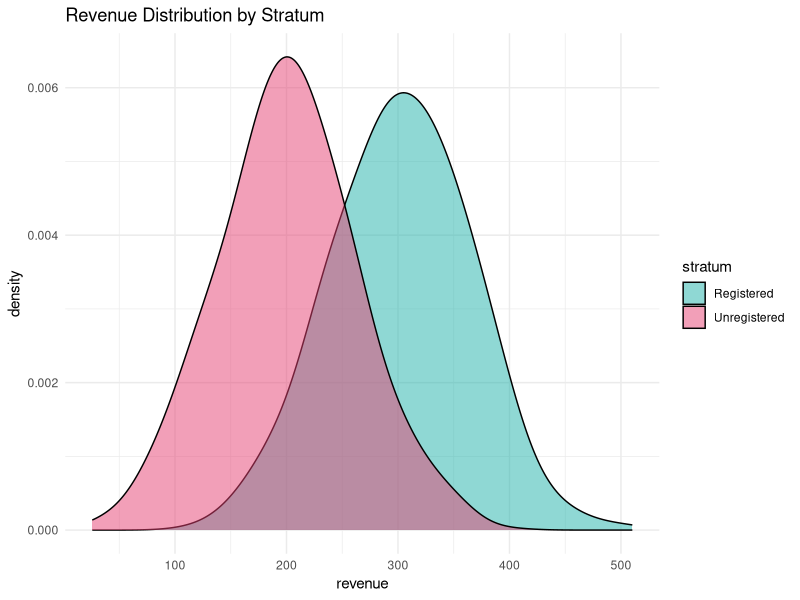
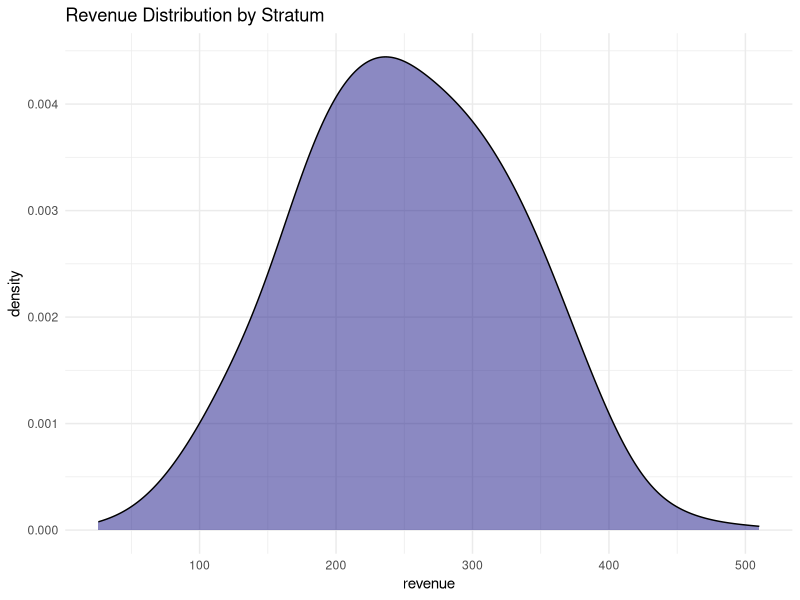

Recreate these plots in R, in order. (Note: a time limit stopped this script after it produced the figures.)
## ---- chunk 1
#| label: setup-r
#| include: false

library(tidyverse)

red_pink   = "#e64173"
turquoise  = "#20B2AA"
orange     = "#FFA500"
red        = "#fb6107"
blue       = "#181485"
navy       = "#150E37FF"
green      = "#8bb174"
yellow     = "#D8BD44"
purple     = "#6A5ACD"
slate      = "#314f4f"
## ---- chunk 2
alpha  <- 0.05
beta  <- 0.2
mu_control <- 250
effect <- 10
mu_exp <- mu_control + effect
std  <- 80

z_alpha <- qnorm(1 - alpha / 2)
z_beta <- qnorm(1 - beta)
var  <-  2 * std^2 # assuming equal variance
sample_size  <- ceiling((z_alpha + z_beta)^2 * var / effect^2)
cat("Required group size:", sample_size, "\n")
## ---- chunk 3
#| code-fold: true
set.seed(123)

results <- map_dfr(1:1000, ~ {
    control_one <- rnorm(sample_size, mu_control, std)
    control_two <- rnorm(sample_size, mu_control, std)
    exp <- rnorm(sample_size, mu_exp, std)

    FPR <- t.test(control_one, control_two, var.equal = TRUE)$p.value < alpha
    power <- t.test(control_one, exp, var.equal = TRUE)$p.value < alpha

    tibble(FPR = FPR, Power = power)
})

FPR_mean <- mean(results$FPR)
FPR_ci <- binom.test(sum(results$FPR), nrow(results), p = alpha, conf.level = 0.95)$conf.int
Power_mean <- mean(results$Power)
Power_ci <- binom.test(sum(results$Power), nrow(results), p = 1 - beta, conf.level = 0.95)$conf.int
cat("FPR:", FPR_mean, "\n", 
    "FPR CI:", FPR_ci, "\n",
    "Power:", Power_mean, "\n", 
    "Power CI:", Power_ci, "\n")
## ---- chunk 4
set.seed(123)
n_total <- 10000
control_user_ids <- sample(1:n_total, sample_size)
exp_user_ids <- setdiff(1:n_total, control_user_ids) %>% 
    sample(sample_size)

user_groups <- bind_rows(
    tibble(user_id = control_user_ids, group = "control"),
    tibble(user_id = exp_user_ids, group = "exp")
)
## ---- chunk 5
set.seed(123)
revenue_data <- tibble(
    user_id = 1:n_total,
    revenue = ifelse(user_id %in% control_user_ids, 
                     rnorm(sample_size, mu_control, std), 
                     rnorm(sample_size, mu_exp, std))
)
revenue_data %>% slice_sample(n = 5)
## ---- chunk 6
revenue_data_exp <- revenue_data %>%
    left_join(user_groups, by = "user_id") %>%
    drop_na() %>% 
    mutate(group = factor(group, levels = c("exp", "control")))

results <- revenue_data_exp %>%
    group_by(group) %>%
    summarise(mean_revenue = mean(revenue), 
              sd_revenue = sd(revenue), 
              n = n())
t_test_result <- t.test(revenue ~ group, data = revenue_data_exp, var.equal = TRUE)
cat("T-test p-value:", t_test_result$p.value, "\n",
    "CI:", t_test_result$conf.int, "\n")
## ---- chunk 7
#| layout-ncol: 2
set.seed(123)
strata_data <- tibble(
    stratum = rep(c("Unregistered", "Registered"), each = 1000),
    revenue = c(rnorm(1000, 200, 62), rnorm(1000, 300, 62))
)
ggplot(strata_data, aes(x = revenue, fill = stratum)) +
    geom_density(position = "identity", alpha = 0.5, adjust = 1.5) +
    labs(title = "Revenue Distribution by Stratum") +
    theme_minimal() +
    scale_fill_manual(values = c("Unregistered" = red_pink, "Registered" = turquoise))

ggplot(strata_data, aes(x = revenue)) +
    geom_density(position = "identity", alpha = 0.5, adjust = 1.5, fill=blue) +
    labs(title = "Revenue Distribution by Stratum") +
    theme_minimal()
## ---- chunk 8
#| code-fold: true
set.seed(123)

get_stratified_data <- function(stratum, n) {
    tibble(
        user_id = sample(1:10000, n),
        revenue = rnorm(n, mean = ifelse(stratum == "Registered", 300, 200), sd = 62),
        stratum = stratum
    )
}
stratum_sizes <- c(Registered = 5000, Unregistered = 5000)

result <- map_lgl(1:1000, ~ {
    stratified_data <- bind_rows(
        get_stratified_data("Registered", stratum_sizes["Registered"]),
        get_stratified_data("Unregistered", stratum_sizes["Unregistered"])
    )
    
    control_user_stratified <- stratified_data %>%
        group_by(stratum) %>%
        slice_sample(n = ceiling(sample_size / 2)) %>%
        ungroup()
    
    exp_user_stratified <- stratified_data %>%
        filter(!user_id %in% control_user_stratified$user_id) %>%
        group_by(stratum) %>%
        slice_sample(n = ceiling(sample_size / 2)) %>%
        ungroup()
    
    user_groups_stratified <- bind_rows(
        control_user_stratified %>% mutate(group = "control"),
        exp_user_stratified %>% mutate(group = "exp")
    )
    
    t.test(revenue ~ group, data = user_groups_stratified, var.equal = TRUE)$p.value < 0.05
})

cat("FPR:", mean(result), "\n",
    "FPR CI:", binom.test(sum(result), length(result), p = 0.05, conf.level = 0.95)$conf.int, "\n")
## ---- chunk 9
#| code-fold: true

set.seed(123)

get_stratified_data_power <- function(stratum, n, effect = 10) {
    tibble(
        user_id = sample(1:10000, n),
        revenue = rnorm(n, mean = ifelse(stratum == "Registered", 300, 200) + effect, sd = 62),
        stratum = stratum
    )
}
stratum_sizes_power <- c(Registered = 5000, Unregistered = 5000)
result_power <- map_lgl(1:1000, ~ {
    stratified_data_power <- bind_rows(
        get_stratified_data_power("Registered", stratum_sizes_power["Registered"]),
        get_stratified_data_power("Unregistered", stratum_sizes_power["Unregistered"])
    )
    
    control_user_stratified <- stratified_data_power %>%
        group_by(stratum) %>%
        slice_sample(n = ceiling(sample_size / 2)) %>%
        ungroup()
    
    exp_user_stratified <- stratified_data_power %>%
        filter(!user_id %in% control_user_stratified$user_id) %>%
        mutate(revenue = revenue + effect) %>% 
        group_by(stratum) %>%
        slice_sample(n = ceiling(sample_size / 2)) %>%
        ungroup()
    
    user_groups_stratified <- bind_rows(
        control_user_stratified %>% mutate(group = "control"),
        exp_user_stratified %>% mutate(group = "exp")
    )
    
    t.test(revenue ~ group, data = user_groups_stratified, var.equal = TRUE)$p.value < 0.05
})
cat("Power:", mean(result_power), "\n",
    "Power CI:", binom.test(sum(result_power), length(result_power), p = 0.8, conf.level = 0.95)$conf.int, "\n")
## ---- chunk 10
#| code-fold: true

set.seed(321)

get_stratified_data_aa_ab <- function(stratum, n) {
    tibble(
        user_id = sample(1:10000, n),
        revenue = rnorm(n, mean = ifelse(stratum == "Registered", 300, 200), sd = 62),
        stratum = stratum
    )
}

stratum_sizes_aa_ab <- c(Registered = 5000, Unregistered = 5000)
result_aa <- map_lgl(1:1000, ~ {
    stratified_data_aa <- bind_rows(
        get_stratified_data_aa_ab("Registered", stratum_sizes_aa_ab["Registered"]),
        get_stratified_data_aa_ab("Unregistered", stratum_sizes_aa_ab["Unregistered"])
    )
    
    control_user_stratified <- stratified_data_aa %>%
        group_by(stratum) %>%
        slice_sample(n = ceiling(sample_size / 2)) %>%
        ungroup()
    
    exp_user_stratified <- stratified_data_aa %>%
        filter(!user_id %in% control_user_stratified$user_id) %>%
        group_by(stratum) %>%
        slice_sample(n = ceiling(sample_size / 2)) %>%
        ungroup()
    
    user_groups_stratified <- bind_rows(
        control_user_stratified %>% mutate(group = "control"),
        exp_user_stratified %>% mutate(group = "exp")
    )
    
    strat_a_mean <- user_groups_stratified %>%
        filter(group == "control") %>%
        group_by(stratum) %>%
        summarise(mean_revenue = mean(revenue), .groups = "drop") %>% 
        summarise(mean_revenue = mean(mean_revenue))
    strat_b_mean <- user_groups_stratified %>%
        filter(group == "exp") %>%
        group_by(stratum) %>%
        summarise(mean_revenue = mean(revenue), .groups = "drop") %>%
        summarise(mean_revenue = mean(mean_revenue))
    strat_a_var <- user_groups_stratified %>%
        filter(group == "control") %>%
        group_by(stratum) %>%
        summarise(var_revenue = var(revenue), .groups = "drop") %>%
        summarise(var_revenue = mean(var_revenue))
    strat_b_var <- user_groups_stratified %>%
        filter(group == "exp") %>%
        group_by(stratum) %>%
        summarise(var_revenue = var(revenue), .groups = "drop") %>%
        summarise(var_revenue = mean(var_revenue))
    delta_mean <- strat_b_mean$mean_revenue - strat_a_mean$mean_revenue
    std <- sqrt(strat_a_var$var_revenue / nrow(control_user_stratified) + strat_b_var$var_revenue / nrow(exp_user_stratified))
    t = delta_mean / std
    pvalue <- 2 * pt(abs(t), df = nrow(user_groups_stratified) - 2, lower.tail = FALSE)
    pvalue < 0.05
})


cat("FPR AA:", mean(result_aa), "\n",
    "FPR CI AA:", binom.test(sum(result_aa), length(result_aa), p = 0.05, conf.level = 0.95)$conf.int, "\n")
## ---- chunk 11
#| code-fold: true
set.seed(123)

result_ab <- map_lgl(1:1000, ~ {
    stratified_data_ab <- bind_rows(
        get_stratified_data_aa_ab("Registered", stratum_sizes_aa_ab["Registered"]),
        get_stratified_data_aa_ab("Unregistered", stratum_sizes_aa_ab["Unregistered"])
    )
    
    control_user_stratified <- stratified_data_ab %>%
        group_by(stratum) %>%
        slice_sample(n = ceiling(sample_size / 2)) %>%
        ungroup()
    
    exp_user_stratified <- stratified_data_ab %>%
        filter(!user_id %in% control_user_stratified$user_id) %>%
        mutate(revenue = revenue + 10) %>%  # Adding effect
        group_by(stratum) %>%
        slice_sample(n = ceiling(sample_size / 2)) %>%
        ungroup()
    
    user_groups_stratified <- bind_rows(
        control_user_stratified %>% mutate(group = "control"),
        exp_user_stratified %>% mutate(group = "exp")
    )
    
    strat_a_mean <- user_groups_stratified %>%
        filter(group == "control") %>%
        group_by(stratum) %>%
        summarise(mean_revenue = mean(revenue), .groups = "drop") %>% 
        summarise(mean_revenue = mean(mean_revenue))
    strat_b_mean <- user_groups_stratified %>%
        filter(group == "exp") %>%
        group_by(stratum) %>%
        summarise(mean_revenue = mean(revenue), .groups = "drop") %>%
        summarise(mean_revenue = mean(mean_revenue))
    strat_a_var <- user_groups_stratified %>%
        filter(group == "control") %>%
        group_by(stratum) %>%
        summarise(var_revenue = var(revenue), .groups = "drop") %>%
        summarise(var_revenue = mean(var_revenue))
    strat_b_var <- user_groups_stratified %>%
        filter(group == "exp") %>%
        group_by(stratum) %>%
        summarise(var_revenue = var(revenue), .groups = "drop") %>%
        summarise(var_revenue = mean(var_revenue))
    delta_mean <- strat_b_mean$mean_revenue - strat_a_mean$mean_revenue
    std <- sqrt(strat_a_var$var_revenue / nrow(control_user_stratified) + strat_b_var$var_revenue / nrow(exp_user_stratified))
    t = delta_mean / std
    pvalue <- 2 * pt(abs(t), df = nrow(user_groups_stratified) - 2, lower.tail = FALSE)
    pvalue < 0.05
})
cat("Power AB:", mean(result_ab), "\n",
    "Power CI AB:", binom.test(sum(result_ab), length(result_ab), p = 0.8, conf.level = 0.95)$conf.int, "\n")
## ---- chunk 12
#| label: cuped-setup
#| echo: false
#| fig-align: center

data <- tibble(
    users = 1:10,
    week_1 = c(100, 120, 110, 130, 140, 150, 160, 170, 180, 190),
    week_2 = c(100, 120, 110, 130, 140, 150, 160, 170, 180, 190),
    week_3 = c(100, 120, 110, 130, 140, 150, 160, 170, 180, 190),
    week_4 = c(100, 120, 110, 130, 140, 150, 160, 170, 180, 190),
    week_5 = c(100, 125, 110, 132, 140, 151, 160, 172, 180, 195),
    group = rep(c("A", "B"), times = 5)
) %>% 
    pivot_longer(cols = starts_with("week_"), 
                 names_to = "week", 
                 values_to = "revenue")

data %>% 
    # show only week 5 but with all weeks at x-axis
    filter(week == "week_5") %>%
    ggplot(aes(x = week, y = revenue, color = group)) +
    geom_point(size = 3) +
    geom_text(aes(label = revenue), hjust = -1) +
    labs(title = "Revenue by Week and Group") +
    theme_minimal() +
    scale_color_manual(values = c("A" = red_pink, "B" = turquoise)) +
    theme(legend.position = "bottom") +
    scale_x_discrete(limits = c("week_1", "week_2", "week_3", "week_4", "week_5"))
## ---- chunk 13
#| label: cuped-plot-2
#| echo: false
#| fig-align: center

diffs <- c(100, 125, 110, 132, 140, 151, 160, 172, 180, 195) - c(100, 120, 110, 130, 140, 150, 160, 170, 180, 190)

data %>% 
    ggplot(aes(x = week, y = revenue, color = group, group = users)) +
    geom_point(size = 3) +
    geom_line() +
    geom_text(data = data %>% filter(week == "week_5"), aes(label = diffs), hjust = -1) +
    labs(title = "Revenue by Week and Group") +
    theme_minimal() +
    scale_color_manual(values = c("A" = red_pink, "B" = turquoise)) +
    theme(legend.position = "bottom") +
    scale_x_discrete(limits = c("week_1", "week_2", "week_3", "week_4", "week_5"))
## ---- chunk 14
#| code-fold: true

library(mvtnorm) # for rmvnorm

generate_data <- function(sample_size, corr, mean = 2000, sigma = 300) {
  means <- c(mean, mean) # mean for both metrics
  cov_matrix <- sigma^2 * matrix(c(1, corr, corr, 1), nrow = 2) # covariance matrix
  data <- rmvnorm(sample_size, mean = means, sigma = cov_matrix) %>% round() # generate correlated data
  
  tibble(
    metric = data[, 1], # target metric (e.g., revenue)
    covariate = data[, 2] # covariate (e.g., pre-experiment data)
  )
}

calculate_theta <- function(metrics, covariates) {
  cov_xy <- cov(covariates, metrics) # covariance between covariate and metric
  var_x <- var(covariates) # variance of covariate
  theta <- cov_xy / var_x # calculate theta
  return(theta)
}

check_ttest <- function(df_control, df_pilot) {
  t.test(df_control$metric, df_pilot$metric)$p.value
}

check_cuped <- function(df_control, df_pilot, df_theta) {
  theta <- calculate_theta(df_theta$metric, df_theta$covariate)
  cuped_control <- df_control$metric - theta * df_control$covariate
  cuped_pilot   <- df_pilot$metric   - theta * df_pilot$covariate
  t.test(cuped_control, cuped_pilot)$p.value
}
## ---- chunk 15
#| code-fold: true
#| fig-align: center

simulate_pvalues <- function(n_iter = 10000, sample_size = 1000, corr = 0.7, effect = 20) {
  map_dfr(seq_len(n_iter), function(i) {
    df_control <- generate_data(sample_size, corr)
    df_pilot <- generate_data(sample_size, corr)
    df_theta <- bind_rows(df_control, df_pilot)

    # A/A: без ефекту
    p_aa <- check_cuped(df_control, df_pilot, df_theta)

    # A/B: з ефектом
    df_pilot_ab <- df_pilot %>% mutate(metric = metric + effect)
    df_theta_ab <- bind_rows(df_control, df_pilot_ab)

    p_ab_cuped <- check_cuped(df_control, df_pilot_ab, df_theta_ab)
    p_ab_ttest <- check_ttest(df_control, df_pilot_ab)

    tibble(
      method   = c("cuped A/A", "cuped A/B", "ttest A/B"),
      p_value  = c(p_aa, p_ab_cuped, p_ab_ttest)
    )
  })
}

set.seed(42)

# Генерація та графік
df_pvalues <- simulate_pvalues(n_iter = 10000, sample_size = 1000, corr = 0.7, effect = 20)

df_pvalues %>%
  ggplot(aes(x = p_value, fill = method)) +
  geom_histogram(position = "identity", alpha = 0.5, bins = 50) +
  labs(title = "Distribution of p-values for A/A and A/B tests",
       x = "p-value",
       y = "Frequency") +
  scale_fill_manual(values = c("cuped A/A" = red_pink, 
                                "cuped A/B" = turquoise, 
                                "ttest A/B" = orange)) +
  theme_minimal() +
  theme(legend.position = "bottom") +
  facet_wrap(~ method, scales = "free_y") +
  xlim(0, 1)

df_pvalues %>%
  group_by(method) %>%
  summarise(
    FPR = mean(p_value < 0.05 & method == "cuped A/A"),
    Power = mean(p_value < 0.05 & method %in% c("cuped A/B", "ttest A/B"))
  )
